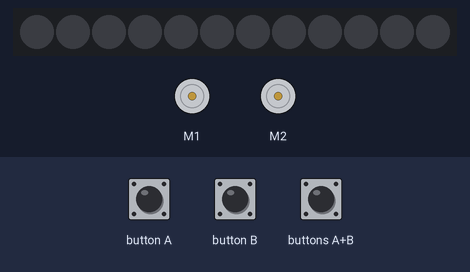
Bench run of a program on a simulated BBC micro:bit (MakeCode). Shown: 12 RGB LEDs in strip order, left to right, 2 × DC motor (green arrow = forward, orange = backward, longer = faster). The test bench sets the inputs (shaded band). Dim RGB values are drawn brighter than linear.

Above: at 1.2 s.
1.3 s: buttons A+B pressed for 0.15 s
At 2.3 s:
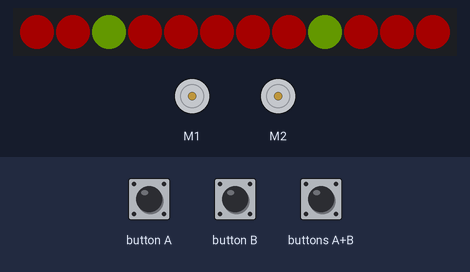
2.9 s: button B pressed for 0.15 s
At 3.5 s:
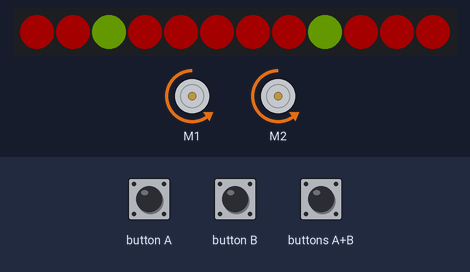
4.5 s: buttons A+B pressed for 1 s
Timing chart, 0 to 7.5 s (numbered marks = the images above; inputs shaded):
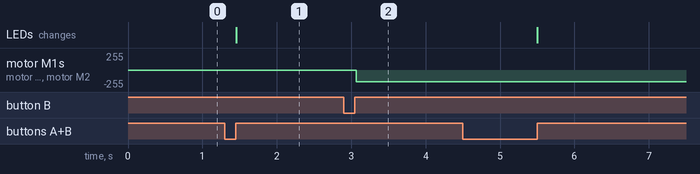

The program:

main.ts
```typescript
input.onButtonPressed(Button.A, function () {

})
input.onButtonPressed(Button.AB, function () {
    bitbot.setLedColor(0xFF0000)
    bitbot.ledRotate()
    bitbot.setPixelColor(2, 0x659900)
    bitbot.setPixelColor(8, 0x659900)
})
input.onButtonPressed(Button.B, function () {
    bitbot.move(BBMotor.Both, BBDirection.Reverse, 69)
})
```

test.ts
```typescript
// testene settes inn her; disse vil ikke kompilert så lenge denne pakken blir brukt som en utvidelse.
```

Measured:
- after the input at 1.3 s, the LEDs: change after 0.15 s (image 1)
- after the input at 2.9 s, motor M1, motor M2: stopped → backward 176/255 after 0.17 s
